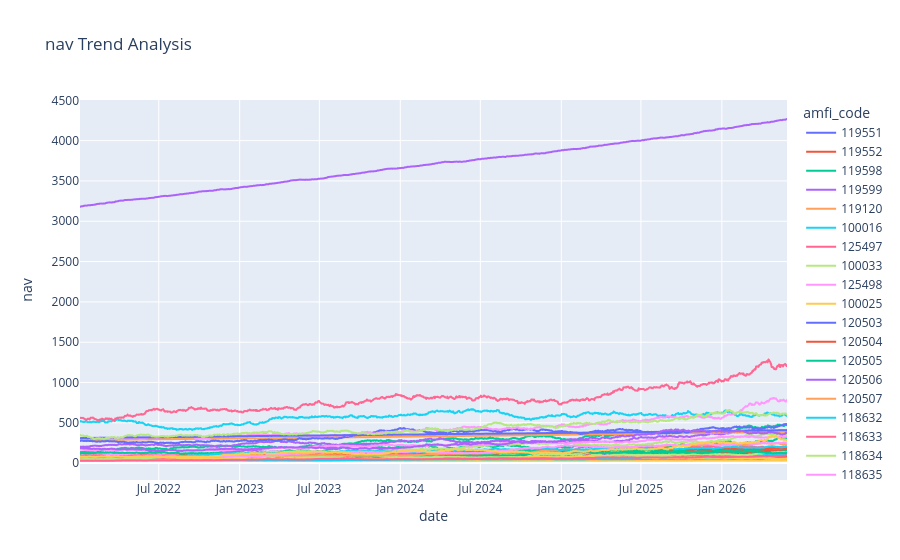

Notebook cell for this chart:
### Code cell
#nav values showed strong growth during the 2023 bull market and moderate corrections during 2024.
nav['date'] = pd.to_datetime(nav['date'])

fig = px.line(
    nav,
    x='date',
    y='nav',
    color='amfi_code',
    title='nav Trend Analysis'
)

fig.show()

### Figure 1 — Plotly figure (JSON) as saved in the notebook; plotly's stock layout.template omitted (floating-point values rounded to 4 significant figures; data arrays with more than 128 entries replaced by an {"elided": "..."} marker saying what was removed)
{"data": [{"hovertemplate": "amfi_code=119551<br>date=%{x}<br>nav=%{y}<extra></extra>", "legendgroup": "119551", "line": {"color": "#636efa", "dash": "solid"}, "marker": {"symbol": "circle"}, "mode": "lines", "name": "119551", "showlegend": true, "type": "scattergl", "x": {"elided": "1150 str values"}, "xaxis": "x", "y": {"elided": "1150 float values"}, "yaxis": "y"}, {"hovertemplate": "amfi_code=119552<br>date=%{x}<br>nav=%{y}<extra></extra>", "legendgroup": "119552", "line": {"color": "#EF553B", "dash": "solid"}, "marker": {"symbol": "circle"}, "mode": "lines", "name": "119552", "showlegend": true, "type": "scattergl", "x": {"elided": "1150 str values"}, "xaxis": "x", "y": {"elided": "1150 float values"}, "yaxis": "y"}, {"hovertemplate": "amfi_code=119598<br>date=%{x}<br>nav=%{y}<extra></extra>", "legendgroup": "119598", "line": {"color": "#00cc96", "dash": "solid"}, "marker": {"symbol": "circle"}, "mode": "lines", "name": "119598", "showlegend": true, "type": "scattergl", "x": {"elided": "1150 str values"}, "xaxis": "x", "y": {"elided": "1150 float values"}, "yaxis": "y"}, {"hovertemplate": "amfi_code=119599<br>date=%{x}<br>nav=%{y}<extra></extra>", "legendgroup": "119599", "line": {"color": "#ab63fa", "dash": "solid"}, "marker": {"symbol": "circle"}, "mode": "lines", "name": "119599", "showlegend": true, "type": "scattergl", "x": {"elided": "1150 str values"}, "xaxis": "x", "y": {"elided": "1150 float values"}, "yaxis": "y"}, {"hovertemplate": "amfi_code=119120<br>date=%{x}<br>nav=%{y}<extra></extra>", "legendgroup": "119120", "line": {"color": "#FFA15A", "dash": "solid"}, "marker": {"symbol": "circle"}, "mode": "lines", "name": "119120", "showlegend": true, "type": "scattergl", "x": {"elided": "1150 str values"}, "xaxis": "x", "y": {"elided": "1150 float values"}, "yaxis": "y"}, {"hovertemplate": "amfi_code=100016<br>date=%{x}<br>nav=%{y}<extra></extra>", "legendgroup": "100016", "line": {"color": "#19d3f3", "dash": "solid"}, "marker": {"symbol": "circle"}, "mode": "lines", "name": "100016", "showlegend": true, "type": "scattergl", "x": {"elided": "1150 str values"}, "xaxis": "x", "y": {"elided": "1150 float values"}, "yaxis": "y"}, {"hovertemplate": "amfi_code=125497<br>date=%{x}<br>nav=%{y}<extra></extra>", "legendgroup": "125497", "line": {"color": "#FF6692", "dash": "solid"}, "marker": {"symbol": "circle"}, "mode": "lines", "name": "125497", "showlegend": true, "type": "scattergl", "x": {"elided": "1150 str values"}, "xaxis": "x", "y": {"elided": "1150 float values"}, "yaxis": "y"}, {"hovertemplate": "amfi_code=100033<br>date=%{x}<br>nav=%{y}<extra></extra>", "legendgroup": "100033", "line": {"color": "#B6E880", "dash": "solid"}, "marker": {"symbol": "circle"}, "mode": "lines", "name": "100033", "showlegend": true, "type": "scattergl", "x": {"elided": "1150 str values"}, "xaxis": "x", "y": {"elided": "1150 float values"}, "yaxis": "y"}, {"hovertemplate": "amfi_code=125498<br>date=%{x}<br>nav=%{y}<extra></extra>", "legendgroup": "125498", "line": {"color": "#FF97FF", "dash": "solid"}, "marker": {"symbol": "circle"}, "mode": "lines", "name": "125498", "showlegend": true, "type": "scattergl", "x": {"elided": "1150 str values"}, "xaxis": "x", "y": {"elided": "1150 float values"}, "yaxis": "y"}, {"hovertemplate": "amfi_code=100025<br>date=%{x}<br>nav=%{y}<extra></extra>", "legendgroup": "100025", "line": {"color": "#FECB52", "dash": "solid"}, "marker": {"symbol": "circle"}, "mode": "lines", "name": "100025", "showlegend": true, "type": "scattergl", "x": {"elided": "1150 str values"}, "xaxis": "x", "y": {"elided": "1150 float values"}, "yaxis": "y"}, {"hovertemplate": "amfi_code=120503<br>date=%{x}<br>nav=%{y}<extra></extra>", "legendgroup": "120503", "line": {"color": "#636efa", "dash": "solid"}, "marker": {"symbol": "circle"}, "mode": "lines", "name": "120503", "showlegend": true, "type": "scattergl", "x": {"elided": "1150 str values"}, "xaxis": "x", "y": {"elided": "1150 float values"}, "yaxis": "y"}, {"hovertemplate": "amfi_code=120504<br>date=%{x}<br>nav=%{y}<extra></extra>", "legendgroup": "120504", "line": {"color": "#EF553B", "dash": "solid"}, "marker": {"symbol": "circle"}, "mode": "lines", "name": "120504", "showlegend": true, "type": "scattergl", "x": {"elided": "1150 str values"}, "xaxis": "x", "y": {"elided": "1150 float values"}, "yaxis": "y"}, {"hovertemplate": "amfi_code=120505<br>date=%{x}<br>nav=%{y}<extra></extra>", "legendgroup": "120505", "line": {"color": "#00cc96", "dash": "solid"}, "marker": {"symbol": "circle"}, "mode": "lines", "name": "120505", "showlegend": true, "type": "scattergl", "x": {"elided": "1150 str values"}, "xaxis": "x", "y": {"elided": "1150 float values"}, "yaxis": "y"}, {"hovertemplate": "amfi_code=120506<br>date=%{x}<br>nav=%{y}<extra></extra>", "legendgroup": "120506", "line": {"color": "#ab63fa", "dash": "solid"}, "marker": {"symbol": "circle"}, "mode": "lines", "name": "120506", "showlegend": true, "type": "scattergl", "x": {"elided": "1150 str values"}, "xaxis": "x", "y": {"elided": "1150 float values"}, "yaxis": "y"}, {"hovertemplate": "amfi_code=120507<br>date=%{x}<br>nav=%{y}<extra></extra>", "legendgroup": "120507", "line": {"color": "#FFA15A", "dash": "solid"}, "marker": {"symbol": "circle"}, "mode": "lines", "name": "120507", "showlegend": true, "type": "scattergl", "x": {"elided": "1150 str values"}, "xaxis": "x", "y": {"elided": "1150 float values"}, "yaxis": "y"}, {"hovertemplate": "amfi_code=118632<br>date=%{x}<br>nav=%{y}<extra></extra>", "legendgroup": "118632", "line": {"color": "#19d3f3", "dash": "solid"}, "marker": {"symbol": "circle"}, "mode": "lines", "name": "118632", "showlegend": true, "type": "scattergl", "x": {"elided": "1150 str values"}, "xaxis": "x", "y": {"elided": "1150 float values"}, "yaxis": "y"}, {"hovertemplate": "amfi_code=118633<br>date=%{x}<br>nav=%{y}<extra></extra>", "legendgroup": "118633", "line": {"color": "#FF6692", "dash": "solid"}, "marker": {"symbol": "circle"}, "mode": "lines", "name": "118633", "showlegend": true, "type": "scattergl", "x": {"elided": "1150 str values"}, "xaxis": "x", "y": {"elided": "1150 float values"}, "yaxis": "y"}, {"hovertemplate": "amfi_code=118634<br>date=%{x}<br>nav=%{y}<extra></extra>", "legendgroup": "118634", "line": {"color": "#B6E880", "dash": "solid"}, "marker": {"symbol": "circle"}, "mode": "lines", "name": "118634", "showlegend": true, "type": "scattergl", "x": {"elided": "1150 str values"}, "xaxis": "x", "y": {"elided": "1150 float values"}, "yaxis": "y"}, {"hovertemplate": "amfi_code=118635<br>date=%{x}<br>nav=%{y}<extra></extra>", "legendgroup": "118635", "line": {"color": "#FF97FF", "dash": "solid"}, "marker": {"symbol": "circle"}, "mode": "lines", "name": "118635", "showlegend": true, "type": "scattergl", "x": {"elided": "1150 str values"}, "xaxis": "x", "y": {"elided": "1150 float values"}, "yaxis": "y"}, {"hovertemplate": "amfi_code=118636<br>date=%{x}<br>nav=%{y}<extra></extra>", "legendgroup": "118636", "line": {"color": "#FECB52", "dash": "solid"}, "marker": {"symbol": "circle"}, "mode": "lines", "name": "118636", "showlegend": true, "type": "scattergl", "x": {"elided": "1150 str values"}, "xaxis": "x", "y": {"elided": "1150 float values"}, "yaxis": "y"}, {"hovertemplate": "amfi_code=120841<br>date=%{x}<br>nav=%{y}<extra></extra>", "legendgroup": "120841", "line": {"color": "#636efa", "dash": "solid"}, "marker": {"symbol": "circle"}, "mode": "lines", "name": "120841", "showlegend": true, "type": "scattergl", "x": {"elided": "1150 str values"}, "xaxis": "x", "y": {"elided": "1150 float values"}, "yaxis": "y"}, {"hovertemplate": "amfi_code=120842<br>date=%{x}<br>nav=%{y}<extra></extra>", "legendgroup": "120842", "line": {"color": "#EF553B", "dash": "solid"}, "marker": {"symbol": "circle"}, "mode": "lines", "name": "120842", "showlegend": true, "type": "scattergl", "x": {"elided": "1150 str values"}, "xaxis": "x", "y": {"elided": "1150 float values"}, "yaxis": "y"}, {"hovertemplate": "amfi_code=120843<br>date=%{x}<br>nav=%{y}<extra></extra>", "legendgroup": "120843", "line": {"color": "#00cc96", "dash": "solid"}, "marker": {"symbol": "circle"}, "mode": "lines", "name": "120843", "showlegend": true, "type": "scattergl", "x": {"elided": "1150 str values"}, "xaxis": "x", "y": {"elided": "1150 float values"}, "yaxis": "y"}, {"hovertemplate": "amfi_code=120844<br>date=%{x}<br>nav=%{y}<extra></extra>", "legendgroup": "120844", "line": {"color": "#ab63fa", "dash": "solid"}, "marker": {"symbol": "circle"}, "mode": "lines", "name": "120844", "showlegend": true, "type": "scattergl", "x": {"elided": "1150 str values"}, "xaxis": "x", "y": {"elided": "1150 float values"}, "yaxis": "y"}, {"hovertemplate": "amfi_code=119092<br>date=%{x}<br>nav=%{y}<extra></extra>", "legendgroup": "119092", "line": {"color": "#FFA15A", "dash": "solid"}, "marker": {"symbol": "circle"}, "mode": "lines", "name": "119092", "showlegend": true, "type": "scattergl", "x": {"elided": "1150 str values"}, "xaxis": "x", "y": {"elided": "1150 float values"}, "yaxis": "y"}, {"hovertemplate": "amfi_code=119093<br>date=%{x}<br>nav=%{y}<extra></extra>", "legendgroup": "119093", "line": {"color": "#19d3f3", "dash": "solid"}, "marker": {"symbol": "circle"}, "mode": "lines", "name": "119093", "showlegend": true, "type": "scattergl", "x": {"elided": "1150 str values"}, "xaxis": "x", "y": {"elided": "1150 float values"}, "yaxis": "y"}, {"hovertemplate": "amfi_code=119094<br>date=%{x}<br>nav=%{y}<extra></extra>", "legendgroup": "119094", "line": {"color": "#FF6692", "dash": "solid"}, "marker": {"symbol": "circle"}, "mode": "lines", "name": "119094", "showlegend": true, "type": "scattergl", "x": {"elided": "1150 str values"}, "xaxis": "x", "y": {"elided": "1150 float values"}, "yaxis": "y"}, {"hovertemplate": "amfi_code=119095<br>date=%{x}<br>nav=%{y}<extra></extra>", "legendgroup": "119095", "line": {"color": "#B6E880", "dash": "solid"}, "marker": {"symbol": "circle"}, "mode": "lines", "name": "119095", "showlegend": true, "type": "scattergl", "x": {"elided": "1150 str values"}, "xaxis": "x", "y": {"elided": "1150 float values"}, "yaxis": "y"}, {"hovertemplate": "amfi_code=101206<br>date=%{x}<br>nav=%{y}<extra></extra>", "legendgroup": "101206", "line": {"color": "#FF97FF", "dash": "solid"}, "marker": {"symbol": "circle"}, "mode": "lines", "name": "101206", "showlegend": true, "type": "scattergl", "x": {"elided": "1150 str values"}, "xaxis": "x", "y": {"elided": "1150 float values"}, "yaxis": "y"}, {"hovertemplate": "amfi_code=101207<br>date=%{x}<br>nav=%{y}<extra></extra>", "legendgroup": "101207", "line": {"color": "#FECB52", "dash": "solid"}, "marker": {"symbol": "circle"}, "mode": "lines", "name": "101207", "showlegend": true, "type": "scattergl", "x": {"elided": "1150 str values"}, "xaxis": "x", "y": {"elided": "1150 float values"}, "yaxis": "y"}, {"hovertemplate": "amfi_code=101208<br>date=%{x}<br>nav=%{y}<extra></extra>", "legendgroup": "101208", "line": {"color": "#636efa", "dash": "solid"}, "marker": {"symbol": "circle"}, "mode": "lines", "name": "101208", "showlegend": true, "type": "scattergl", "x": {"elided": "1150 str values"}, "xaxis": "x", "y": {"elided": "1150 float values"}, "yaxis": "y"}, {"hovertemplate": "amfi_code=102885<br>date=%{x}<br>nav=%{y}<extra></extra>", "legendgroup": "102885", "line": {"color": "#EF553B", "dash": "solid"}, "marker": {"symbol": "circle"}, "mode": "lines", "name": "102885", "showlegend": true, "type": "scattergl", "x": {"elided": "1150 str values"}, "xaxis": "x", "y": {"elided": "1150 float values"}, "yaxis": "y"}, {"hovertemplate": "amfi_code=102886<br>date=%{x}<br>nav=%{y}<extra></extra>", "legendgroup": "102886", "line": {"color": "#00cc96", "dash": "solid"}, "marker": {"symbol": "circle"}, "mode": "lines", "name": "102886", "showlegend": true, "type": "scattergl", "x": {"elided": "1150 str values"}, "xaxis": "x", "y": {"elided": "1150 float values"}, "yaxis": "y"}, {"hovertemplate": "amfi_code=102887<br>date=%{x}<br>nav=%{y}<extra></extra>", "legendgroup": "102887", "line": {"color": "#ab63fa", "dash": "solid"}, "marker": {"symbol": "circle"}, "mode": "lines", "name": "102887", "showlegend": true, "type": "scattergl", "x": {"elided": "1150 str values"}, "xaxis": "x", "y": {"elided": "1150 float values"}, "yaxis": "y"}, {"hovertemplate": "amfi_code=148567<br>date=%{x}<br>nav=%{y}<extra></extra>", "legendgroup": "148567", "line": {"color": "#FFA15A", "dash": "solid"}, "marker": {"symbol": "circle"}, "mode": "lines", "name": "148567", "showlegend": true, "type": "scattergl", "x": {"elided": "1150 str values"}, "xaxis": "x", "y": {"elided": "1150 float values"}, "yaxis": "y"}, {"hovertemplate": "amfi_code=148568<br>date=%{x}<br>nav=%{y}<extra></extra>", "legendgroup": "148568", "line": {"color": "#19d3f3", "dash": "solid"}, "marker": {"symbol": "circle"}, "mode": "lines", "name": "148568", "showlegend": true, "type": "scattergl", "x": {"elided": "1150 str values"}, "xaxis": "x", "y": {"elided": "1150 float values"}, "yaxis": "y"}, {"hovertemplate": "amfi_code=148569<br>date=%{x}<br>nav=%{y}<extra></extra>", "legendgroup": "148569", "line": {"color": "#FF6692", "dash": "solid"}, "marker": {"symbol": "circle"}, "mode": "lines", "name": "148569", "showlegend": true, "type": "scattergl", "x": {"elided": "1150 str values"}, "xaxis": "x", "y": {"elided": "1150 float values"}, "yaxis": "y"}, {"hovertemplate": "amfi_code=149322<br>date=%{x}<br>nav=%{y}<extra></extra>", "legendgroup": "149322", "line": {"color": "#B6E880", "dash": "solid"}, "marker": {"symbol": "circle"}, "mode": "lines", "name": "149322", "showlegend": true, "type": "scattergl", "x": {"elided": "1150 str values"}, "xaxis": "x", "y": {"elided": "1150 float values"}, "yaxis": "y"}, {"hovertemplate": "amfi_code=149323<br>date=%{x}<br>nav=%{y}<extra></extra>", "legendgroup": "149323", "line": {"color": "#FF97FF", "dash": "solid"}, "marker": {"symbol": "circle"}, "mode": "lines", "name": "149323", "showlegend": true, "type": "scattergl", "x": {"elided": "1150 str values"}, "xaxis": "x", "y": {"elided": "1150 float values"}, "yaxis": "y"}, {"hovertemplate": "amfi_code=149324<br>date=%{x}<br>nav=%{y}<extra></extra>", "legendgroup": "149324", "line": {"color": "#FECB52", "dash": "solid"}, "marker": {"symbol": "circle"}, "mode": "lines", "name": "149324", "showlegend": true, "type": "scattergl", "x": {"elided": "1150 str values"}, "xaxis": "x", "y": {"elided": "1150 float values"}, "yaxis": "y"}], "layout": {"legend": {"title": {"text": "amfi_code"}, "tracegroupgap": 0}, "title": {"text": "nav Trend Analysis"}, "xaxis": {"anchor": "y", "domain": [0, 1], "title": {"text": "date"}}, "yaxis": {"anchor": "x", "domain": [0, 1], "title": {"text": "nav"}}}}
